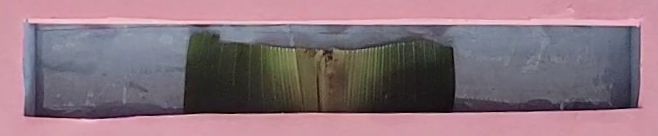
#> input picture CornLeafScan/TestLab/Tool/View Window_screenshot_26.08.20252.png, 658 x 136 px, found by its file name
$ python TestDynamicSegmentation.py
#> lines starting #> are read from the running program, lines starting #| are printed output that depends on the picture; after the words box and inside, x2 and y2 are one past the last pixel; in counts of white or black regions, pixels touching at a corner belong together; long printed decimals are rounded
### CornLeafScan/LeafScan/Misc/ResizeForDisplay.py
# Author: Kevyn Angueira Irizarry
# Created: 2025-08-20
# Last Modified: 2025-08-20


import cv2
import numpy as np

def resize_for_display(image, max_width=1000, max_height=800):
    """ Resize image while maintaining aspect ratio for display. """
    height, width = image.shape[:2]
    scale = min(max_width / width, max_height / height)
    return cv2.resize(image, (int(width * scale), int(height * scale)))

### CornLeafScan/TestDynamicSegmentation.py
# Author: Kevyn Angueira Irizarry
# Created: 2025-09-22
# Last Modified: 2025-09-22

import cv2
import numpy as np

from sklearn.cluster import KMeans
from sklearn.metrics import silhouette_score
from LeafScan.Misc.ResizeForDisplay import resize_for_display

def mean_channel(img, mask, channel_index):
    """Compute mean of a single Lab channel under mask"""
    channel = img[:, :, channel_index]
    return cv2.mean(channel, mask=mask)[0]

# Load image and convert to Lab
img = cv2.imread("/home/icicle/VSCode/LeafAnalysis/CornLeafScan/TestLab/Tool/View Window_screenshot_26.08.20252.png")
#> img is the input picture: shape (136, 658, 3); mean B, G, R 124.4, 115.1, 137.9
lab = cv2.cvtColor(img, cv2.COLOR_BGR2LAB)
#> lab: shape (136, 658, 3); mean of channels 0, 1, 2 128.3, 138.4, 126.5

# Step 1: loose mask in Lab (keeps all greenish stuff)
lower = np.array([0, 0, 126])     # wide open range
upper = np.array([255, 140, 255])
mask = cv2.inRange(lab, lower, upper)
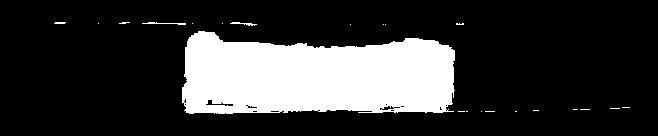
#> mask: shape (136, 658); 21.1% white; 22 white regions (18 under 20 px), largest, box (x1, y1, x2, y2) and area: (182, 31, 455, 114) 18632, (142, 22, 186, 25) 60, (230, 22, 257, 26) 47, (54, 22, 66, 24) 22

# Step 2: apply mask to original image
masked_img = cv2.bitwise_and(img, img, mask=mask)
kernel = np.ones((3,3), np.uint8)
masked_img = cv2.morphologyEx(masked_img, cv2.MORPH_CLOSE, kernel, iterations=2)

# Step 3: find contours on grayscale masked image
gray = cv2.cvtColor(masked_img, cv2.COLOR_BGR2GRAY)
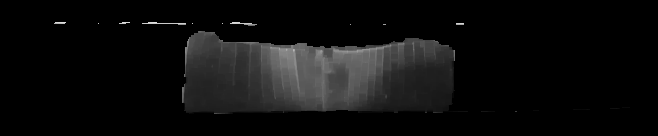
#> gray: shape (136, 658); min 0, max 228, mean 13.4
blurred = cv2.GaussianBlur(gray, (5,5), 1)
sharp = cv2.addWeighted(gray, 1.5, blurred, -0.5, 0)
median = np.median(sharp[sharp>0])
#> median = 58
print(median)
#| 58.0
low = int(max(0, 0.5 * median))
#> low = 29
high = int(min(255, 1.5 * median))
#> high = 87
edges = cv2.Canny(sharp, low, high)
#> edges: shape (136, 658); 3.1% white in thin lines or dots, all inside (x1, y1, x2, y2) = (54, 21, 517, 115)
closed = cv2.morphologyEx(edges, cv2.MORPH_CLOSE, kernel, iterations=2)
#> closed: shape (136, 658); 5.7% white; 13 white regions (6 under 20 px), largest, box (x1, y1, x2, y2) and area: (181, 30, 456, 115) 4727, (141, 21, 186, 25) 132, (229, 21, 258, 26) 89
closed = cv2.dilate(edges, kernel, iterations=2)
#> closed: shape (136, 658); 14.1% white; 13 white regions, largest, box (x1, y1, x2, y2) and area: (179, 28, 458, 117) 11266, (139, 19, 188, 27) 348, (227, 19, 260, 28) 245

# Suppose 'mask' is your binary mask (0/255)
h, w = mask.shape[:2]
#> h = 136; w = 658
# Draw a rectangle along the border
cv2.rectangle(closed, (0, 0), (w-1, h-1), 255, 2)
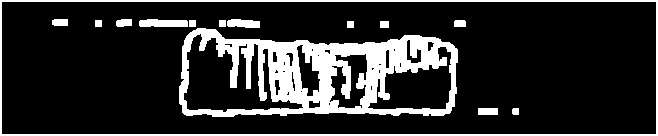
#> closed: shape (136, 658); 17.6% white; 14 white regions

# Step 5: Find contours
contours, hierarchy = cv2.findContours(closed, cv2.RETR_TREE, cv2.CHAIN_APPROX_SIMPLE)
#> contours = 43 contours, 15 with area under 20; largest, box (x1, y1, x2, y2) and area: (0, 0, 658, 136) 88695, (1, 1, 657, 135) 87113, (179, 28, 458, 117) 20354, (183, 33, 304, 113) 4810, (367, 46, 452, 110) 2936

all_contours = img.copy()
cv2.drawContours(all_contours, contours, -1, (0,0,255), 2)
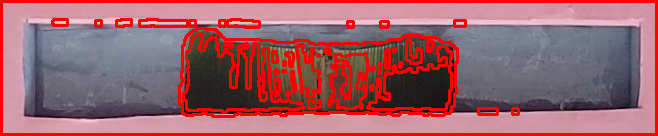
#> all_contours: shape (136, 658, 3); 16.81% of pixels changed, all inside (x1, y1, x2, y2) = (0, 0, 658, 136)

print(len(contours))
#| 43

contour_stats = []
for i, c in enumerate(contours):
    parent = hierarchy[0][i][3]
    if parent == -1:
       continue

    perim = cv2.arcLength(c, True)
    if perim < 10:
        continue

    mask_c = np.zeros(mask.shape, np.uint8)
    cv2.drawContours(mask_c, [c], -1, 255, -1)

    mean_A = mean_channel(lab, mask_c, 1)
    mean_B = mean_channel(lab, mask_c, 2)

    temp = masked_img.copy()
    cv2.drawContours(temp, [c], -1, 255, 2)

    # [4 lines of commented-out code are left out]

    parent = hierarchy[0][i][3]
    contour_stats.append([mean_A, mean_B, c, parent])
#> this loop made 43 passes
#> (perim, mean_A, mean_B) on passes 2, 3, 5, 7, 8, 10, 11, 12, 15, 18, 21, 22: (1573.7, 138.1, 126.5), (22.83, 144.6, 124.4), (741.2, 128.3, 134.4), (39.9, 132, 139.5), (11.07, 127.3, 138.7), (11.66, 126.9, 136.8), (39.9, 125.3, 140.6), (43.31, 125.5, 146.2), (12.49, 121.6, 146.2), (11.66, 125.6, 135.6), (346.9, 128.7, 141.3), (38.73, 120.7, 150.2)
#> perim on passes 6, 13, 14, 16, 17, 19: 7.66, 7.66, 9.66, 9.07, 7.66, 9.66
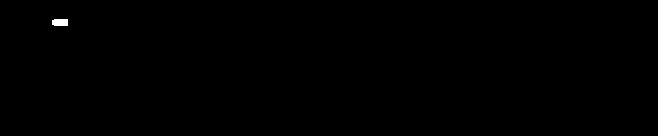
#> mask_c: shape (136, 658); 0.12% white; 1 white region
#> temp: shape (136, 658, 3); mean of channels 0, 1, 2 11.4, 13.4, 14.3
#> after the loop, contour_stats = 32 items


# === Build feature array from contours ===
AB = np.array([[x[0], x[1]] for x in contour_stats])
#> AB = 32 pairs, first value 116.8 to 144.6, second value 124.4 to 150.2

'''
# --- STRATEGY 1: inject background anchor samples ---
h, w = lab.shape[:2]

# Sample some pixels from left and right edges (assume background)
edge_samples = []
for y in np.linspace(0, h-1, 10, dtype=int):  # 10 evenly spaced rows
    edge_samples.append(lab[y, 2, 1:3])       # near left edge
    edge_samples.append(lab[y, w-3, 1:3])     # near right edge

edge_samples = np.array(edge_samples, dtype=np.float32)

# Stack contour features with background anchors
AB_with_bg = np.vstack([AB, edge_samples])

# Run KMeans
kmeans = KMeans(n_clusters=2, random_state=0).fit(AB_with_bg)

# Only keep labels for the actual contours
labels = kmeans.labels_[:len(AB)]
'''

kmeans = KMeans(n_clusters=2, random_state=0).fit(AB)
labels = kmeans.labels_
#> labels = 32 values, max 1 at index 0, min 0 at index 3, mean 0.406

try:
    score = silhouette_score(AB, labels)
#> score = 0.665
except ValueError:
    score = 0  # not enough samples for silhouette

if score < 0.1:  # low separation → clusters not meaningful
    print("⚠️ Clusters too close, treating all as leaf")
    labels[:] = 0  # force all into one cluster

leaf_cluster_idx = np.argmin(kmeans.cluster_centers_[:,0])
#> leaf_cluster_idx = 0
print(kmeans.cluster_centers_[:,0])
#| [126.052 141.181]
print(kmeans.cluster_centers_[:,1])
#| [138.580 125.624]

print(leaf_cluster_idx)
#| 0
leaf_contours = []
background_holes = []

for i, stat in enumerate(contour_stats):
    c = stat[2]
    parent = stat[3]
    if labels[i] == leaf_cluster_idx:
        print(f"Leaf: {stat[0]}, {stat[1]}")
        leaf_contours.append(c)
    else:
        print(f"Background: {stat[0]}, {stat[1]}")
        background_holes.append(c)
#> this loop made 32 passes
#> parent on passes 1, 2, 4, 5, 6, 7, 8, 9, 10, 11, 12, 13: 0, 1, 1, 4, 4, 4, 4, 4, 4, 4, 4, 4
#> (c, parent) on passes 3, 23, 24, 26, 27, 28: ([[478, 108], [478, 114], [497, 114], [497, 108]], 1), ([[380, 21], [380, 27], [388, 27], [388, 21]], 1), ([[347, 21], [347, 27], [353, 27], [353, 21]], 1), ([[219, 20], [219, 26], [225, 26], [225, 20]], 1), ([[189, 20], [189, 26], [195, 26], [195, 20]], 1), ([[95, 20], [95, 26], [101, 26], [101, 20]], 1)
#| Background: 138.115, 126.496
#| Background: 144.617, 124.404
#| Background: 143.736, 124.814
#| Leaf: 128.253, 134.443
#| Leaf: 132.0, 139.495
#| Leaf: 127.308, 138.692
#| Leaf: 126.929, 136.786
#| Leaf: 125.287, 140.632
#> (further printed lines are left out)
#> after the loop, background_holes = 13 contours; largest, box (x1, y1, x2, y2) and area: (1, 1, 657, 135) 87113, (139, 19, 188, 27) 294, (227, 19, 260, 28) 207, (478, 108, 498, 115) 114, (116, 19, 132, 27) 92; leaf_contours = 19 contours, 5 with area under 20; largest, box (x1, y1, x2, y2) and area: (179, 28, 458, 117) 20354, (183, 33, 304, 113) 4810, (367, 46, 452, 110) 2936, (329, 53, 368, 109) 1297, (296, 44, 321, 97) 644

# Step A: combine all leaf contours into a single mask
leaf_mask = np.zeros(mask.shape, np.uint8)
cv2.fillPoly(leaf_mask, leaf_contours, 255)
#> leaf_mask: shape (136, 658); 12.6% white; 1 white region, box (x1, y1, x2, y2) and area: (179, 28, 458, 117) 11287

kernel = cv2.getStructuringElement(cv2.MORPH_ELLIPSE, (10,10))
leaf_mask_closed = cv2.morphologyEx(leaf_mask, cv2.MORPH_CLOSE, kernel)
#> leaf_mask_closed: shape (136, 658); 15.6% white; 1 white region

# Step B: extract one clean outer contour from that union
contours_merged, _ = cv2.findContours(leaf_mask_closed, cv2.RETR_EXTERNAL, cv2.CHAIN_APPROX_SIMPLE)
#> contours_merged = 1 contour; box (x1, y1, x2, y2) and area: (180, 29, 459, 118) 20378
leaf_mask_final = np.zeros(mask.shape, np.uint8)

for cnt in contours_merged:
    # Smooth/approximate each contour
    epsilon = 0.005 * cv2.arcLength(cnt, True)
    merged_poly = cv2.approxPolyDP(cnt, epsilon, True)
    cv2.drawContours(leaf_mask_final, [merged_poly], -1, 255, -1)
#> this loop made 1 pass
#> epsilon on pass 1: 3.61
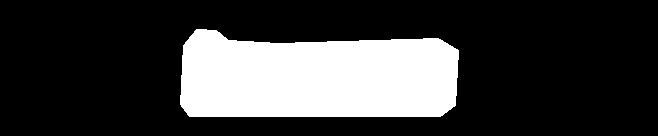
#> leaf_mask_final: shape (136, 658); 23.7% white; 1 white region, box (x1, y1, x2, y2) and area: (180, 29, 459, 117) 21184

cv2.imshow("Leaf Mask", resize_for_display(leaf_mask))
#> in resize_for_display, `height, width = image.shape[:2]`: height = 136; width = 658
#> in resize_for_display, `scale = min(max_width / width, max_height / height)`: scale = 1.52
cv2.imshow("Closed Contours", resize_for_display(leaf_mask_closed))
cv2.imshow("New Contours", resize_for_display(leaf_mask_final))
cv2.waitKey(0)
cv2.destroyAllWindows()

# Step C: subtract the background holes
for c in background_holes:
    cv2.drawContours(leaf_mask_final, [c], -1, 0, -1)
#> this loop made 13 passes
#> c on passes 3, 4, 5, 7, 8, 9: [[478, 108], [478, 114], [497, 114], [497, 108]], [[380, 21], [380, 27], [388, 27], [388, 21]], [[347, 21], [347, 27], [353, 27], [353, 21]], [[219, 20], [219, 26], [225, 26], [225, 20]], [[189, 20], [189, 26], [195, 26], [195, 20]], [[95, 20], [95, 26], [101, 26], [101, 20]]
#> leaf_mask_final: shape (136, 658); every value is 0

# Final isolated leaf
isolated_leaf = cv2.bitwise_and(img, img, mask=leaf_mask_final)
#> isolated_leaf: shape (136, 658, 3); every value is 0

print(len(leaf_contours))
#| 19
print(len(background_holes))
#| 13

# Save / show result
cv2.imwrite("/home/icicle/VSCode/LeafAnalysis/CornLeafScan/TestLab/Tool/isolated_leaf.png", isolated_leaf)

cv2.imshow("Isolated Leaf", resize_for_display(isolated_leaf))
#> in resize_for_display (call 4), `return cv2.resize(image, (int(width * scale), int(height * scale)))`: returned value: shape (206, 1000, 3); every value is 0
cv2.waitKey(0)
cv2.destroyAllWindows()

cv2.imshow("Leaf Mask", resize_for_display(mask))
cv2.imshow("Leaf Result", resize_for_display(masked_img))
cv2.imshow("Contours", resize_for_display(all_contours))
cv2.imshow("Edges", resize_for_display(edges))
#> in resize_for_display (call 8), `return cv2.resize(image, (int(width * scale), int(height * scale)))`:
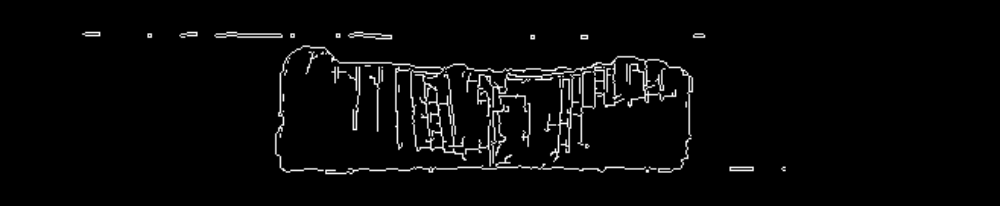
#> returned value: shape (206, 1000); min 0, max 255, mean 7.9
cv2.imshow("Sharpen", resize_for_display(sharp))
cv2.imshow("Out", resize_for_display(isolated_leaf))

cv2.waitKey(0)
cv2.destroyAllWindows()
